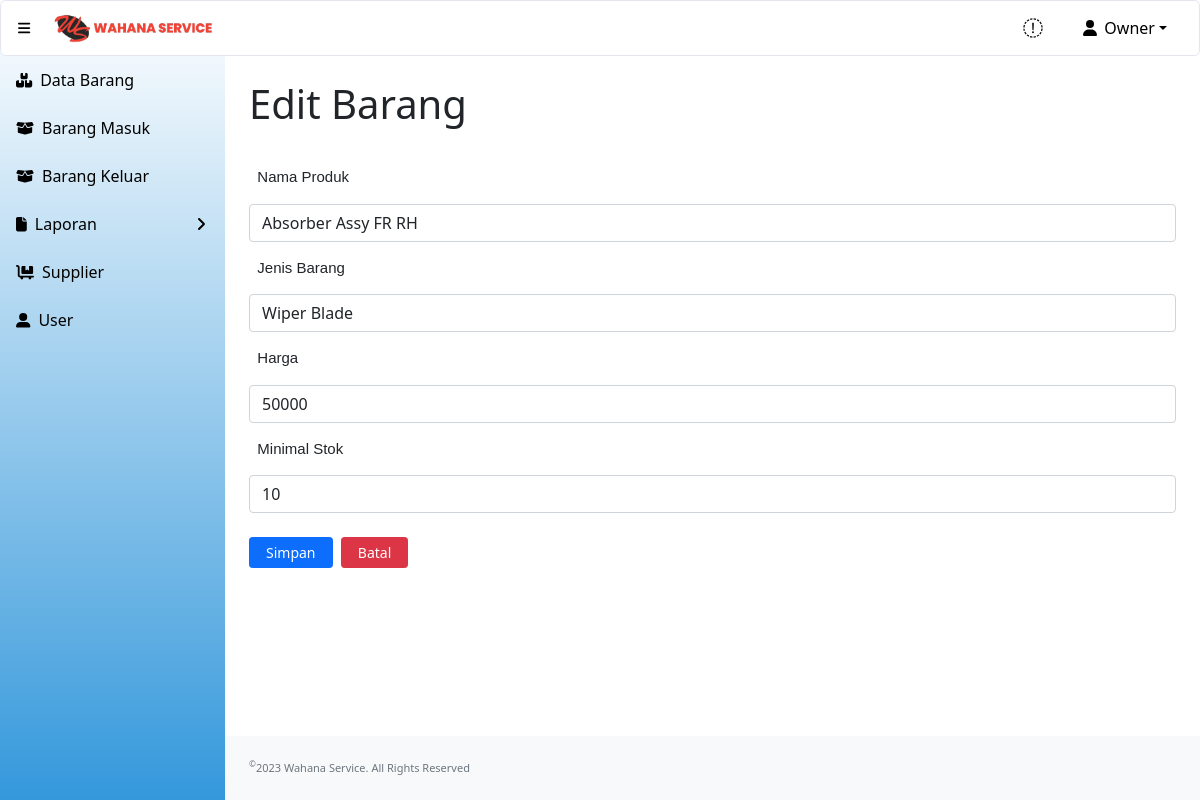
Page /update_barang.php?id_produk=6 (signed in) on the committed database.
### tables this page shows
CREATE TABLE `produk` (
  `id_produk` int(11) NOT NULL,
  `nama_produk` varchar(100) NOT NULL,
  `jenis_barang` varchar(100) NOT NULL,
  `qty` int(10) NOT NULL,
  `harga` int(10) NOT NULL,
  `min_qty` int(11) NOT NULL
);

### update_barang.php (the view, shortened to what this page needs)
<?php
include "conn.php";
?>
<!DOCTYPE html>
<html lang="en">
    <head>
        <link href="https://cdn.jsdelivr.net/npm/simple-datatables@latest/dist/style.css" rel="stylesheet" />
        <link href="css/styles.css" rel="stylesheet" />
        <link href="https://cdnjs.cloudflare.com/ajax/libs/select2/4.0.7/css/select2.min.css" rel="stylesheet" />
    </head>
    <?php
        $id_produk=$_GET['id_produk'];
        $sSQL=" select * from produk where id_produk='$id_produk' limit 1";
        $result=mysqli_query($koneksi, $sSQL);
        if (mysqli_num_rows($result) > 0)
        {
            while ($row=mysqli_fetch_assoc($result))
            {
                $jenis_produk = $row['jenis_barang'];
                $harga= $row['harga'];
                $min_stok=$row['min_qty'];
            }
        }
    ?>
    <body class="sb-nav-fixed">
    <?php include "head.php"; ?>
        <div id="layoutSidenav">
        <?php include "menu.php"; ?>
            </div>
            <div id="layoutSidenav_content">
                <div class="container-fluid px-4">
                    <h1 class="mt-4" style="padding-bottom:15px";>Edit Barang</h1>
                    <form action="submit_update_barang.php" class="form" method="post">
                    <label-form for="nama_produk">&nbsp;
                        Nama Produk
                    </label-form>
                    <input id="nama_produk" class="form-control" type="text" name="nama_produk" value="<?php echo $nama_produk;?>" required/>
                    <label-form for="jenis_barang">&nbsp;
                        Jenis Barang
                    </label-form>
                    <input id="jenis_barang" class="form-control" type="text" name="jenis_barang" value="<?php echo $jenis_produk;?>" required/>
                    <label-form for="harga">&nbsp;
                        Harga
                    </label-form>
                    <input id="harga" class="form-control" type="number" min="50" name="harga" value="<?php echo $harga;?>" required/>
                    <label-form for="min_stok">&nbsp;
                        Minimal Stok
                    </label-form>
                    <input id="min_stok" class="form-control" type="number" min="1" name="min_stok" value="<?php echo $min_stok;?>" required/>
                        <div class="form-group">
                            <div class="col-sm-10">
                                <input type="submit" name="simpan" value="Simpan" class="btn btn-sm btn-primary" />&nbsp;
	                            <a href="index.php" class="btn btn-sm btn-danger">Batal </a>
                            </div>
                        </div>
                    </form>
                </div>
                <footer class="py-4 bg-light mt-auto">
                    <div class="container-fluid px-4">
                        <div class="d-flex align-items-center justify-content-between small">
                            <div class="text-muted"><sup>&copy;</sup>2023 Wahana Service. All Rights Reserved</div>
                        </div>
                    </div>
                </footer>
            </div>
    </body>
</html>

### rows in the picture
produk: nama_produk "Absorber Assy FR RH"
produk: jenis_barang "Wiper Blade", harga "50000", min_stok "10"

### other values in the picture
$_SESSION['fullname'] "Owner"
